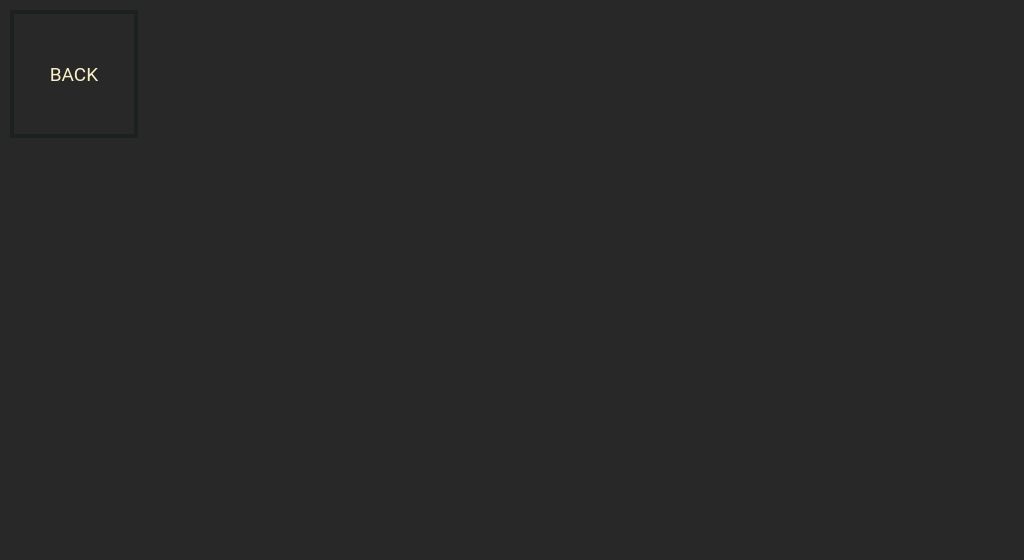
<?xml version="1.0" encoding="UTF-8"?>
<ui version="4.0">
 <class>DiagView</class>
 <widget class="QWidget" name="DiagView">
  <property name="geometry">
   <rect>
    <x>0</x>
    <y>0</y>
    <width>1024</width>
    <height>560</height>
   </rect>
  </property>
  <property name="windowTitle">
   <string>Form</string>
  </property>
  <property name="autoFillBackground">
   <bool>false</bool>
  </property>
  <property name="styleSheet">
   <string notr="true">* {
        background-color: #282828;
        color: #fbf1c7;
}

#lbl_topBar {
        background-color: #1d2021;
}

QPushButton {
        border-color: #1d2021;
        border-width: 4px;
        border-style: solid;
}</string>
  </property>
  <widget class="QPushButton" name="btn_navigateBack">
   <property name="geometry">
    <rect>
     <x>10</x>
     <y>10</y>
     <width>128</width>
     <height>128</height>
    </rect>
   </property>
   <property name="font">
    <font>
     <family>Roboto</family>
     <pointsize>14</pointsize>
     <italic>false</italic>
    </font>
   </property>
   <property name="styleSheet">
    <string notr="true"/>
   </property>
   <property name="text">
    <string>BACK</string>
   </property>
  </widget>
 </widget>
 <resources/>
 <connections/>
</ui>
